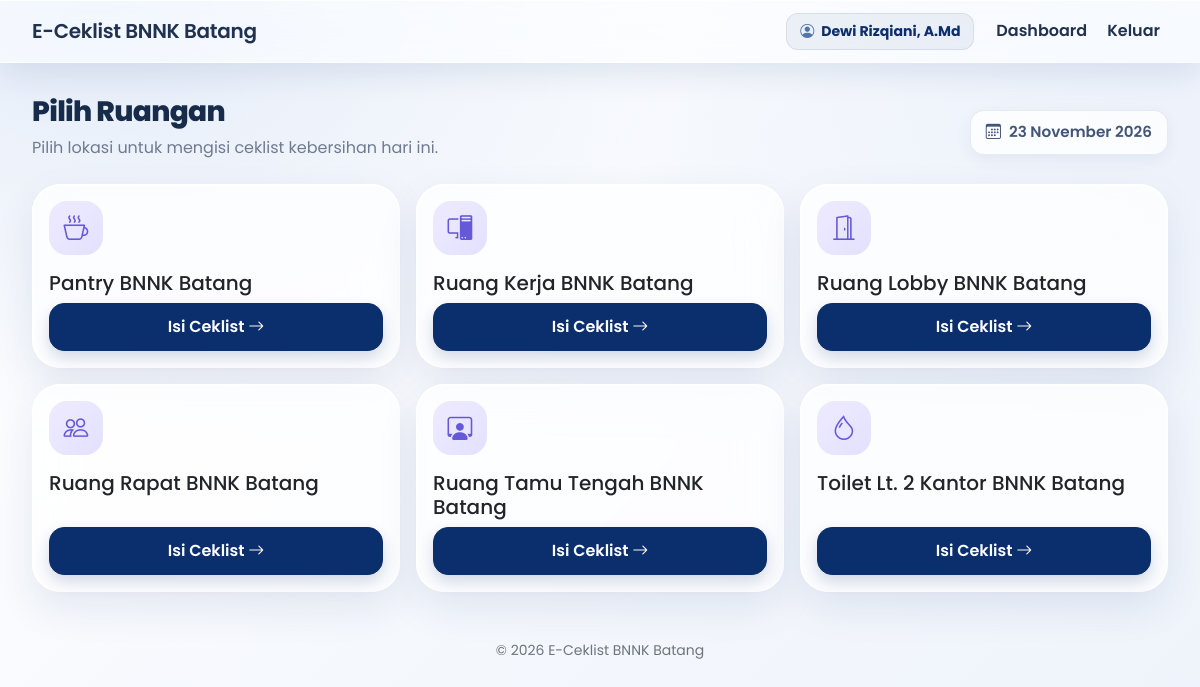
The page /petugas/index.php (signed in) on the database its author committed.
### tables this page shows
CREATE TABLE ruangan (
 id INT AUTO_INCREMENT PRIMARY KEY,
 kode_qr VARCHAR(60) NOT NULL UNIQUE,
 nama_ruangan VARCHAR(150) NOT NULL
);

### config/koneksi.php (called while the page is built, shortened)
<?php
function e($value): string {
    return htmlspecialchars((string)($value ?? ''), ENT_QUOTES, 'UTF-8');
}
function base_url(string $path = ''): string {
    $script = str_replace('\\', '/', $_SERVER['SCRIPT_NAME'] ?? '/e-ceklist/index.php');
    $root = preg_replace('~/(auth|petugas|verifikator|admin|laporan)/.*$~', '', $script);
    $root = rtrim($root, '/');
    return ($root ?: '') . '/' . ltrim($path, '/');
}
function tanggal_indo(string $date): string {
    $bulan = [1=>'Januari','Februari','Maret','April','Mei','Juni','Juli','Agustus','September','Oktober','November','Desember'];
    $ts = strtotime($date);
    return date('j', $ts) . ' ' . $bulan[(int)date('n', $ts)] . ' ' . date('Y', $ts);
}

### petugas/index.php (the view, shortened to what this page needs)
<?php
require_once __DIR__.'/../config/koneksi.php'; require_role(['petugas']);
$page_title='Dashboard Petugas'; include __DIR__.'/../includes/header.php';
$rooms=$conn->query('SELECT * FROM ruangan ORDER BY nama_ruangan')->fetch_all(MYSQLI_ASSOC);
function ikon_ruangan(string $nama): string {
    $n=mb_strtolower($nama);
    return match (true) {
        str_contains($n,'pantry') => 'bi-cup-hot',
        str_contains($n,'toilet') => 'bi-droplet',
        str_contains($n,'lobby') => 'bi-door-open',
        str_contains($n,'rapat') => 'bi-people',
        str_contains($n,'tamu') => 'bi-person-workspace',
        str_contains($n,'kerja') => 'bi-pc-display',
        default => 'bi-building',
    };
}
?>
<div class="d-flex flex-wrap justify-content-between align-items-center mb-4 dashboard-heading"><div><h1 class="h3 page-heading">Pilih Ruangan</h1><p class="muted mb-0">Pilih lokasi untuk mengisi ceklist kebersihan hari ini.</p></div><span class="dashboard-date"><i class="bi bi-calendar3 me-2"></i><?= e(tanggal_indo(date('Y-m-d'))) ?></span></div>
<div class="row g-3"><?php foreach($rooms as $r): ?><div class="col-12 col-sm-6 col-lg-4"><div class="card h-100 p-3"><div class="d-flex justify-content-between align-items-center"><span class="room-icon"><i class="bi <?= e(ikon_ruangan($r['nama_ruangan'])) ?>"></i></span></div><h2 class="h5 mt-3"><?= e($r['nama_ruangan']) ?></h2><a class="btn btn-primary mt-auto" href="<?= e(base_url('petugas/form_ceklist.php?ruangan='.$r['id'])) ?>">Isi Ceklist <i class="bi bi-arrow-right"></i></a></div></div><?php endforeach; ?></div>
<?php include __DIR__.'/../includes/footer.php'; ?>

### includes/header.php (style rules this page uses)
:root { --violet:#0B2E6D;--violet-dark:#082454;--ink:#17243b;--muted:#6f7b91;--line:rgba(255,255,255,.92);--glass:rgba(255,255,255,.76) }
* { box-sizing:border-box }
body { min-height:100vh;color:var(--ink);font-family:'Poppins',sans-serif;background:radial-gradient(ellipse at 8% 0%,#e3ebf8 0,transparent 38%),radial-gradient(ellipse at 96% 12%,#edf2fb 0,transparent 34%),linear-gradient(135deg,#ffffff 0%,#f5f8fd 52%,#eef3fb 100%);background-attachment:fixed }
.card { background:var(--glass);backdrop-filter:blur(20px);-webkit-backdrop-filter:blur(20px);border:1px solid var(--line);border-radius:28px;box-shadow:0 16px 42px rgba(11,46,109,.09),inset 0 1px 0 #fff }
.btn { border-radius:15px;font-weight:600;padding:.68rem 1.05rem;transition:transform .18s,box-shadow .18s }
.btn-primary { background:var(--violet);border-color:var(--violet);box-shadow:0 7px 16px rgba(11,46,109,.18) }
.page-heading { font-weight:750;letter-spacing:-.65px;color:#172b4b }
.muted { color:var(--muted) }

### petugas/index.php (style rules this page uses)
.room-icon { width:54px;height:54px;border-radius:18px;display:inline-flex;align-items:center;justify-content:center;background:linear-gradient(135deg,#eeebff,#e3e0ff);color:#6558d9;font-size:1.55rem }
.dashboard-heading { gap:16px;padding-top:8px }
.dashboard-date { display:inline-flex;align-items:center;margin-top:10px;padding:10px 15px;border-radius:14px;background:rgba(255,255,255,.78);border:1px solid rgba(11,46,109,.09);color:#425579;font-size:.95rem;font-weight:600;box-shadow:0 5px 16px rgba(11,46,109,.06) }

### rows shown on the page
ruangan: nama_ruangan "Pantry BNNK Batang"
ruangan: nama_ruangan "Ruang Kerja BNNK Batang"
ruangan: nama_ruangan "Ruang Lobby BNNK Batang"
ruangan: nama_ruangan "Ruang Rapat BNNK Batang"
ruangan: nama_ruangan "Ruang Tamu Tengah BNNK Batang"
ruangan: nama_ruangan "Toilet Lt. 2 Kantor BNNK Batang"

### other values the page prints
$_SESSION['user']['nama_lengkap'] "Dewi Rizqiani, A.Md"
